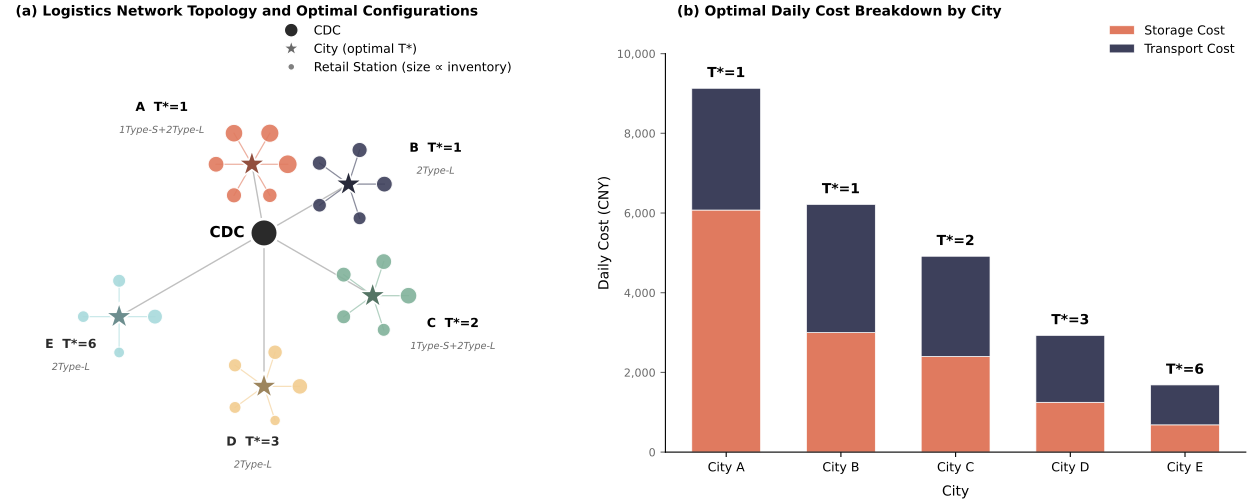

Here is the Python script that generated this plot:
"""Combine Figure 1 (topology) and Figure 2 (cost breakdown) into one figure."""

import sys
import os
sys.path.insert(0, os.path.abspath(os.path.dirname(__file__) + '/..'))

import json
import matplotlib.pyplot as plt
import matplotlib.colors as mcolors
from matplotlib.lines import Line2D
import numpy as np
from config.parameters import get_daily_demand, LEAD_TIME, STORAGE_CONVERSION

def darken_color(hex_color: str, factor: float = 0.65):
    """将 HEX 颜色加深。"""
    rgb = mcolors.to_rgb(hex_color)
    return tuple(c * factor for c in rgb)

plt.rcParams['font.family'] = 'sans-serif'
plt.rcParams['font.size'] = 9

COLOR_CITIES = {
    'A': '#E07A5F',
    'B': '#3D405B',
    'C': '#81B29A',
    'D': '#F2CC8F',
    'E': '#A8DADC'
}
DARK_TEXT_CITIES = {'D', 'E'}
COLOR_STORAGE = '#E07A5F'
COLOR_TRANSPORT = '#3D405B'

with open('figures/data.json', 'r') as f:
    data = json.load(f)

fig, (ax1, ax2) = plt.subplots(1, 2, figsize=(13, 5.2), dpi=300)
plt.subplots_adjust(wspace=0.28)

# =================== LEFT: Figure 1 Topology ===================
ax1.set_aspect('equal')

cdc_x, cdc_y = 0, 0
ax1.scatter(cdc_x, cdc_y, s=400, c='#2A2A2A', zorder=5, edgecolors='white', linewidths=2)
ax1.annotate('CDC', (cdc_x, cdc_y), textcoords="offset points", xytext=(-14, 0),
            ha='right', va='center', fontsize=11, fontweight='bold')

cities = ['A', 'B', 'C', 'D', 'E']
display_distances = [50, 70, 90, 110, 120]
angles_deg = [100, 30, -30, -90, -150]
scale = 0.035

for i, city in enumerate(cities):
    angle = np.radians(angles_deg[i])
    d = display_distances[i] * scale
    cx = cdc_x + d * np.cos(angle)
    cy = cdc_y + d * np.sin(angle)

    ax1.plot([cdc_x, cx], [cdc_y, cy], 'k-', linewidth=1.0, alpha=0.25, zorder=1)
    star_color = darken_color(COLOR_CITIES[city], 0.65)
    ax1.scatter(cx, cy, s=420, color=star_color, marker='*', zorder=4,
               edgecolors='white', linewidths=1.2)

    text_color = '#2A2A2A' if city in DARK_TEXT_CITIES else 'black'
    n_small = data['cities'][city]['n_small']
    n_large = data['cities'][city]['n_large']
    parts = []
    if n_small > 0:
        parts.append(f"{n_small}Type-S")
    if n_large > 0:
        parts.append(f"{n_large}Type-L")
    veh_label = "+".join(parts)
    anchor_radius = 1.8 if city in ('A', 'B') else 1.4
    ax_x = cx + anchor_radius * np.cos(angle)
    ax_y = cy + anchor_radius * np.sin(angle)

    text_offsets = {
        'A': (-56, -10),
        'B': (18, 0),
        'C': (23, 0),
        'D': (-8, 0),
        'E': (0, 0),
    }
    tx, ty = text_offsets[city]

    ax1.annotate(f'{city}  T*={data["cities"][city]["optimal_T"]}',
                (ax_x, ax_y), textcoords="offset points",
                xytext=(tx, ty),
                ha='center', va='center', fontsize=9, fontweight='bold',
                color=text_color,
                bbox=dict(boxstyle='round,pad=0.22', facecolor='white', edgecolor='none', alpha=0.95))

    ax1.annotate(veh_label,
                (ax_x, ax_y), textcoords="offset points",
                xytext=(tx, ty - 13),
                ha='center', va='top', fontsize=7, color='dimgray', style='italic')

    n_stations = data['cities'][city]['station_count']
    station_radius = 0.9
    station_angles = np.linspace(0, 2*np.pi, n_stations, endpoint=False)

    optimal_T = data['cities'][city]['optimal_T']
    for j, sa in enumerate(station_angles):
        sx = cx + station_radius * np.cos(sa)
        sy = cy + station_radius * np.sin(sa)
        daily = get_daily_demand(city, j)
        peak_inventory = daily * (optimal_T + LEAD_TIME)
        area = peak_inventory / STORAGE_CONVERSION
        point_size = area * 0.7 + 5
        ax1.scatter(sx, sy, s=point_size, c=COLOR_CITIES[city], alpha=0.9, zorder=3,
                   edgecolors='white', linewidths=0.8)
        ax1.plot([cx, sx], [cy, sy], '-', color=COLOR_CITIES[city], linewidth=0.9, alpha=0.6, zorder=2)

ax1.set_xlim(-6.5, 6.5)
ax1.set_ylim(-5.5, 5.5)
ax1.axis('off')
ax1.text(0.02, 1.02, '(a) Logistics Network Topology and Optimal Configurations',
         transform=ax1.transAxes, fontsize=10, fontweight='bold', va='top', ha='left')

legend_elements = [
    Line2D([0], [0], marker='o', color='w', markerfacecolor='#2A2A2A', markersize=10, label='CDC'),
    Line2D([0], [0], marker='*', color='w', markerfacecolor='dimgray', markersize=12, label='City (optimal T*)'),
    Line2D([0], [0], marker='o', color='w', markerfacecolor='gray', markersize=5, label='Retail Station (size ∝ inventory)'),
]
ax1.legend(handles=legend_elements, loc='upper right', frameon=False, fontsize=9,
          bbox_to_anchor=(1.0, 1.0))

# =================== RIGHT: Figure 2 Cost Breakdown ===================
storage = [data['cities'][c]['storage_cost'] for c in cities]
transport = [data['cities'][c]['transport_cost'] for c in cities]
optimal_T = [data['cities'][c]['optimal_T'] for c in cities]

x = np.arange(len(cities))
width = 0.6

bars1 = ax2.bar(x, storage, width, label='Storage Cost', color=COLOR_STORAGE, edgecolor='white', linewidth=0.5)
bars2 = ax2.bar(x, transport, width, bottom=storage, label='Transport Cost', color=COLOR_TRANSPORT, edgecolor='white', linewidth=0.5)

for i, (s, t, T) in enumerate(zip(storage, transport, optimal_T)):
    ax2.annotate(f'T*={T}', (x[i], s + t), textcoords="offset points",
                xytext=(0, 6), ha='center', va='bottom', fontsize=10, fontweight='bold')

ax2.set_ylabel('Daily Cost (CNY)', fontsize=10)
ax2.set_xlabel('City', fontsize=10, labelpad=8)
ax2.set_xticks(x)
ax2.set_xticklabels([f'City {c}' for c in cities], fontsize=9)
ax2.tick_params(axis='y', labelsize=8, colors='dimgray')
ax2.tick_params(axis='x', labelsize=9, colors='black')
ax2.yaxis.set_major_formatter(plt.FuncFormatter(lambda x, _: f'{int(x):,}'))

ax2.spines['top'].set_visible(False)
ax2.spines['right'].set_visible(False)
ax2.spines['left'].set_linewidth(0.8)
ax2.spines['left'].set_bounds(0, 10000)
ax2.spines['bottom'].set_linewidth(0.8)

ax2.text(0.02, 1.02, '(b) Optimal Daily Cost Breakdown by City',
         transform=ax2.transAxes, fontsize=10, fontweight='bold', va='top', ha='left')
ax2.legend(loc='upper right', frameon=False, fontsize=9,
          bbox_to_anchor=(1.0, 1.0))
ax2.set_ylim(0, 11000)

plt.tight_layout()
plt.savefig('figures/combine_fig1_fig2.pdf', bbox_inches='tight', pad_inches=0.05)
plt.savefig('figures/combine_fig1_fig2.png', dpi=300, bbox_inches='tight', pad_inches=0.05)
plt.close()
print('Combined Fig 1+2 saved.')
